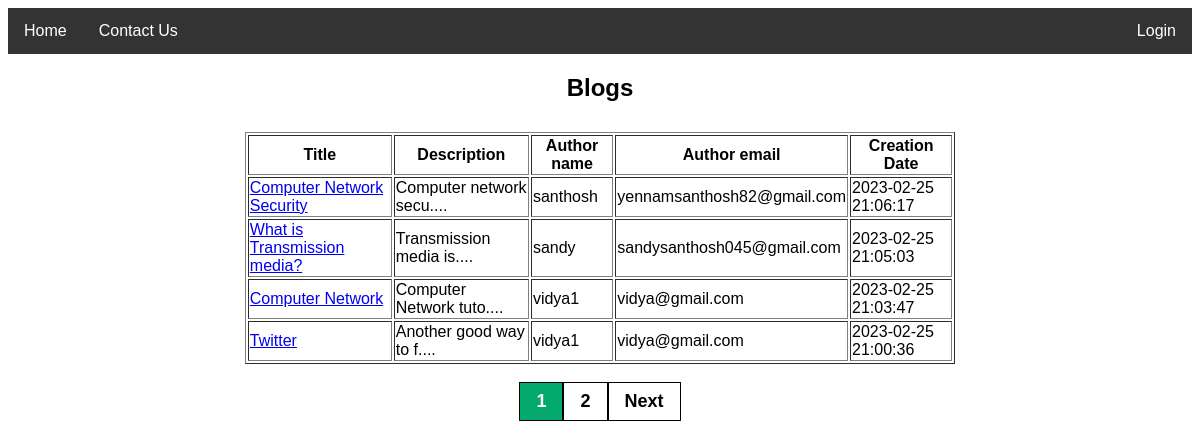
The page / on the database its author committed.
### tables this page shows
CREATE TABLE `blogs` (
  `id` int NOT NULL AUTO_INCREMENT,
  `title` varchar(100) NOT NULL,
  `description` varchar(6500) NOT NULL,
  `user_id` int NOT NULL,
  `creation_date` datetime DEFAULT NULL,
  PRIMARY KEY (`id`),
  KEY `user_id` (`user_id`),
  CONSTRAINT `blogs_ibfk_1` FOREIGN KEY (`user_id`) REFERENCES `users` (`id`)
);

CREATE TABLE `users` (
  `id` int NOT NULL AUTO_INCREMENT,
  `username` varchar(100) NOT NULL,
  `password` varchar(100) DEFAULT NULL,
  `isAdmin` varchar(5) DEFAULT NULL,
  `email` varchar(40) DEFAULT NULL,
  `creation_date` datetime DEFAULT NULL,
  PRIMARY KEY (`id`),
  UNIQUE KEY `email` (`email`),
  UNIQUE KEY `email_2` (`email`)
);

### php/blog.php (called while the page is built, shortened)
<?php
require_once 'connection.php';
class Blog {
     private $connection;
     public function __construct(){
         $this->connection = new Connection();
    }
    function get_blogs($start_from=null,$per_page_record=null,$user_id=null) {
        $query="";
        if($user_id) {
           $query = "select * from blogs where user_id='{$user_id}'";
        }
        else if($per_page_record){
            $query = "select * from blogs order by creation_date DESC LIMIT {$start_from}, {$per_page_record}";
        }
        else {
           $query = "select * from blogs order by creation_date DESC";
        }
        $result = $this->connection->getConnection()->query($query);
        return $result;
    }
}

### php/connection.php (called while the page is built)
<?php
class Connection {
     private $hostName = "localhost",$userName = "root",$password = "",$dbName = "blog_application";
     private $connection;
     public function __construct(){
         $this->connection = new mysqli($this->hostName,$this->userName,$this->password,$this->dbName);
    }
    function getConnection(): mysqli {
        return $this->connection;
    }
}

### php/user.php (called while the page is built, shortened)
<?php
require_once 'connection.php';
class User {
     private $connection;
     public function __construct(){
         $this->connection = new Connection();
    }
     function get_user($id) {
        $query = "select username,email,id,password,isAdmin from users where id='{$id}'";
        $result = $this->connection->getConnection()->query($query);
        return $result;
    }
}

### index.php (the view, shortened to what this page needs)
<?php
    require_once 'header.php';
    require_once 'php/blog.php';
    require_once 'php/user.php';
    echo "<link rel='stylesheet' type='text/css' href='css/login.css'>";
    echo "<link rel='stylesheet' type='text/css' href='css/index.css'>";
    $per_page_record = 4;
    if (isset($_GET["page"])) {
        $page  = $_GET["page"];
    }
    else {
      $page=1;
    }
    $start_from = ($page-1) * $per_page_record;
    $user = new Blog();
    $result = $user->get_blogs($start_from,$per_page_record);
    if($result) {
        echo "<center><h2>Blogs</h2>";
        echo '<table border="1" style="width: 60%;margin-top:30px;margin-left:auto;margin-right:auto;">
            <tr>
                <th>
                  Title
                </th>
                <th>
                    Description
                </th>
                <th>
                    Author name
                </th>
                <th>
                    Author email
                </th>
                 <th>
                    Creation Date
                </th>
            </tr>';
        while ($row = $result->fetch_assoc()) {
            $user = new User();
            $user_result = $user->get_user($row['user_id']);
            if($user_result){
                while($user_row = $user_result->fetch_assoc()){
                       $description_length = strlen($row['description']);
                       $description = $row["description"];
                       if($description_length> 21){
                           $description = substr($description, 0,21)."....";
                       }
                     echo "<tr><td><a href='read_single_blog.php?id={$row['id']}'>{$row['title']}</a></td><td>{$description}</td>"
            . "<td>{$user_row['username']}</td><td>{$user_row['email']}</td><td>{$row['creation_date']}</td>"
                    . "</tr>";
                }
            }
        }
    } else {
        echo("<p><center style='color:blue;font-size:28px;'>No blogs are found!</center></p>");
    }
    ?>
</table>
    <?php require_once 'php/helpers/pagination.php'; ?>
   </center>
<?php
require_once 'footer.php';
?>

### header.php (shortened to what this page needs)
<?php
echo "<link rel='stylesheet' type='text/css' href='css/header.css'>";
?>
<!DOCTYPE html>
<head>
</head>
<body>
    <ul>
  <li><a href="index.php">Home</a></li>
  <li><a href="contact.php">Contact Us</a></li>
  <?php
    if(isset($_SESSION['isLoggedIn'])){
        echo '<li><a href="my_info.php">My Blogs</a></li>';
        echo '<li><a href="write_blog.php">Write Blog</a></li>';
        if(isset($_SESSION["isAdmin"]) && $_SESSION["isAdmin"] == "true"){
            echo '<li><a href="manage_users.php">Manage Users</a></li>';
        }
        echo '<li style="float:right">'
        .'<div style="display:flex;"><span style="margin-right:20px;color:white;margin-top:15px;"> Welcome,'.$_SESSION["username"]
                . '</span><a href="index.php?logout=true">Logout</a></div></li>';
    } else {
        echo '<li style="float:right"><a href="login.php">Login</a></li>';
    }
  ?>
   </ul>

### php/helpers/pagination.php (shortened to what this page needs)
<div class="pagination">
      <?php
        $conn = new Connection();
        $query = "SELECT COUNT(*) FROM blogs";
        $result = mysqli_query($conn->getConnection(), $query);
        $row = mysqli_fetch_row($result);
        $total_records = $row[0];
        $total_pages = ceil($total_records / $per_page_record);
        $pagLink = "";
        for ($i=1; $i<=$total_pages; $i++) {
          if ($i == $page) {
              $pagLink .= "<a class = 'active' href='index.php?page="
                                                .$i."'>".$i." </a>";
          }
          else  {
              $pagLink .= "<a href='index.php?page=".$i."'>
                                                ".$i." </a>";
          }
        };
        echo $pagLink;
        if($page<$total_pages){
            echo "<a href='index.php?page=".($page+1)."'>  Next </a>";
        }
      ?>
      </div>

### footer.php
</body>
</html>

### css/header.css (style rules this page uses)
ul { list-style-type: none; margin: 0; padding: 0; overflow: hidden; background-color: #333; position: -webkit-sticky; position: sticky; top: 0; }
li { float: left; }
li a, li div a { display: block; color: white; text-align: center; padding: 14px 16px; text-decoration: none; }
.active { background-color: #4CAF50; }

### css/login.css (style rules this page uses)
body { font-family: Arial, Helvetica, sans-serif; }

### css/index.css (style rules this page uses)
.pagination { display: inline-block; }
.pagination a { font-weight:bold; font-size:18px; color: black; float: left; padding: 8px 16px; text-decoration: none; border:1px solid black; }
.pagination a.active { background-color: #04AA6D; color: white; }

### rows shown on the page
blogs: title "Computer Network Security", description "Computer network secu....", creation_date "2023-02-25 21:06:17"
users: username "santhosh", email "yennamsanthosh82@gmail.com"
blogs: title "What is Transmission media?", description "Transmission media is....", creation_date "2023-02-25 21:05:03"
users: username "sandy", email "sandysanthosh045@gmail.com"
blogs: title "Computer Network", description "Computer Network tuto....", creation_date "2023-02-25 21:03:47"
users: username "vidya1", email "vidya@gmail.com"
blogs: title "Twitter", description "Another good way to f....", creation_date "2023-02-25 21:00:36"
